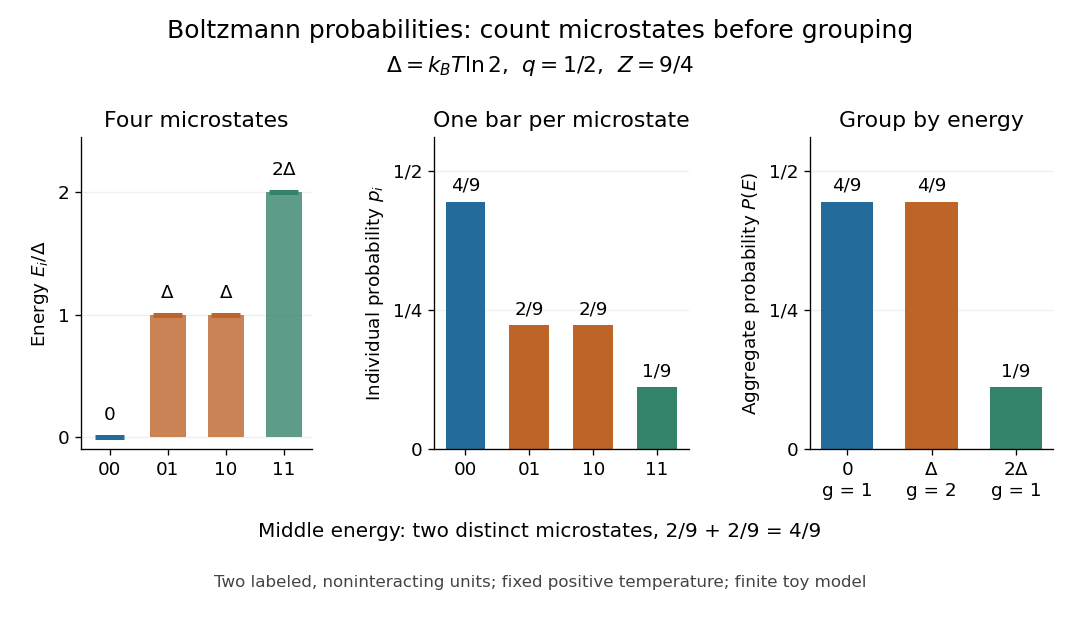

Recreate this plot in Python.
"""Show individual Boltzmann probabilities and their energy grouping.

Tested with Python 3.14.4, NumPy 2.3.5, Matplotlib 3.10.7.
Writes the matching PNG basename into the current working directory.
Two distinguishable noninteracting two-level units; stipulated toy model.
"""

from pathlib import Path

import matplotlib

matplotlib.use("Agg")
import matplotlib.pyplot as plt
import numpy as np


def main():
    energies = np.array([0.0, 1.0, 1.0, 2.0])  # units of Delta
    weights = np.exp(-np.log(2.0) * energies)
    probabilities = weights / weights.sum()
    aggregates = np.array([probabilities[energies == e].sum() for e in range(3)])
    assert np.allclose(probabilities, np.array([4, 2, 2, 1]) / 9)
    assert np.allclose(aggregates, np.array([4, 4, 1]) / 9)

    plt.rcParams.update({"font.size": 11, "figure.facecolor": "white",
                         "axes.facecolor": "white", "savefig.facecolor": "white",
                         "axes.spines.top": False, "axes.spines.right": False})
    colors = ["#236b9b", "#bd6429", "#bd6429", "#33836b"]
    fig = plt.figure(figsize=(9.0, 5.2), dpi=120)
    grid = fig.add_gridspec(1, 3, width_ratios=[1.0, 1.1, 1.05],
                           left=0.075, right=0.975, bottom=0.28, top=0.78, wspace=0.5)
    energy_ax, micro_ax, macro_ax = [fig.add_subplot(grid[0, i]) for i in range(3)]
    fig.suptitle("Boltzmann probabilities: count microstates before grouping", fontsize=15, y=0.97)
    fig.text(0.5, 0.885, r"$\Delta = k_B T\ln 2$,  $q=1/2$,  $Z=9/4$", ha="center", fontsize=13)
    positions = np.arange(4)
    state_labels = ["00", "01", "10", "11"]
    energy_ax.bar(positions, energies, color=colors, width=0.62, alpha=0.8)
    energy_ax.scatter(positions, energies, color=colors, marker="_", s=300, linewidths=3, zorder=4)
    energy_ax.set(ylim=(-0.1, 2.45), ylabel=r"Energy $E_i/\Delta$", title="Four microstates")
    energy_ax.set_xticks(positions, state_labels)
    energy_ax.set_yticks([0, 1, 2])
    for x, y, label in zip(positions, energies, ["0", r"$\Delta$", r"$\Delta$", r"$2\Delta$"]):
        energy_ax.text(x, y + 0.14, label, ha="center", fontsize=11)

    micro_ax.bar(positions, probabilities, color=colors, width=0.62)
    micro_ax.set(ylim=(0, 0.56), ylabel=r"Individual probability $p_i$", title="One bar per microstate")
    micro_ax.set_xticks(positions, state_labels)
    for x, y, label in zip(positions, probabilities, ["4/9", "2/9", "2/9", "1/9"]):
        micro_ax.text(x, y + 0.02, label, ha="center", fontsize=11)

    macro_ax.bar(np.arange(3), aggregates, color=[colors[0], colors[1], colors[3]], width=0.62)
    macro_ax.set(ylim=(0, 0.56), ylabel=r"Aggregate probability $P(E)$", title="Group by energy")
    macro_ax.set_xticks([0, 1, 2], ["0\ng = 1", r"$\Delta$" + "\ng = 2", r"$2\Delta$" + "\ng = 1"])
    for x, y, label in zip(range(3), aggregates, ["4/9", "4/9", "1/9"]):
        macro_ax.text(x, y + 0.02, label, ha="center", fontsize=11)
    for ax in [micro_ax, macro_ax]:
        ax.set_yticks([0, 0.25, 0.5], ["0", "1/4", "1/2"])
    for ax in [energy_ax, micro_ax, macro_ax]:
        ax.grid(axis="y", alpha=0.18)
        ax.set_axisbelow(True)
    fig.text(0.5, 0.14, "Middle energy: two distinct microstates, 2/9 + 2/9 = 4/9", ha="center", fontsize=12)
    fig.text(0.5, 0.06, "Two labeled, noninteracting units; fixed positive temperature; finite toy model",
             ha="center", fontsize=10, color="#444444")
    fig.savefig(Path(__file__).with_suffix(".png").name, transparent=False)
    plt.close(fig)


if __name__ == "__main__":
    main()
